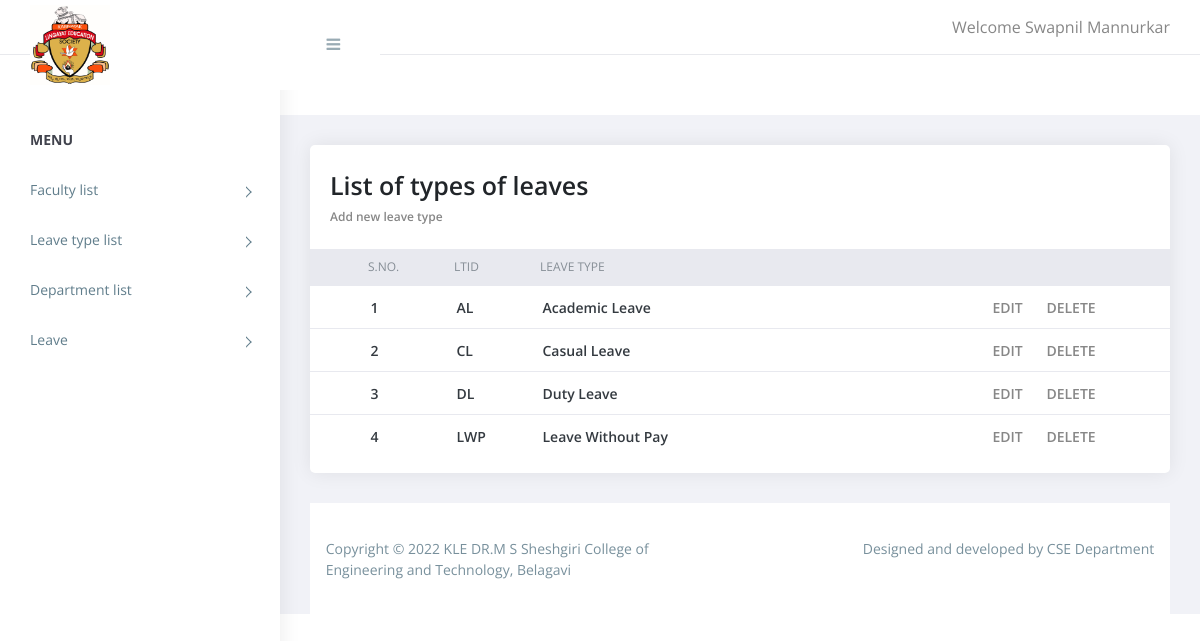
The page /Admin/leave_type.php (signed in) on the database its author committed.
### tables this page shows
CREATE TABLE `leave_type` (
  `LTID` varchar(10) NOT NULL,
  `Leave_type` varchar(100) NOT NULL
);

### Admin/leave_type.php (the view, shortened to what this page needs)
<?php
include('top.inc.php');
$res = mysqli_query($con, "select * from leave_type");
?>
<div class="content pb-0">
    <div class="orders">
        <div class="row">
            <div class="col-xl-12">
                <div class="card">
                    <div class="card-body">
                        <h4 class="box-title" style="font-size:25px;">List of types of leaves</h4>
                        <h4 class="box-title" style="font-size:12px;"><a href="add_leave_type.php">Add new leave type</a></h4>
                    </div>
                    <div class="card-body--">
                        <div class="table-stats order-table ov-h">
                            <table class="table">
                                <thead>
                                    <tr>
                                        <th width="5%"> </th>
                                        <th width="10%">S.No.</th>
                                        <th width="10%">LTID</th>
                                        <th width="50%">Leave type</th>
                                        <th width="20%"></th>
                                        <th width="5%"></th>
                                    </tr>
                                </thead>
                                <tbody>
                                    <?php
                                    $i = 1;
                                    while ($row = mysqli_fetch_assoc($res)) { ?>
                                        <tr>
                                            <td></td>
                                            <td><?php echo $i ?> </td>
                                            <td><?php echo $row['LTID'] ?></td>
                                            <td><?php echo $row['Leave_type'] ?></td>
                                            <td>
                                                <a href="add_leave_type.php?id=<?php echo $row['LTID'] ?>" style="margin-left: 20px;">EDIT</a>
                                                <a href="leave_type.php?id=<?php echo $row['LTID'] ?>&type=delete" style="margin-left:20px;">DELETE</a>
                                            </td>
                                            <td></td>
                                        </tr>
                                    <?php
                                        $i++;
                                    }
                                    ?>
                                </tbody>
                            </table>
                        </div>
                    </div>
                </div>
            </div>
        </div>
    </div>
</div>
<?php
include('footer.inc.php')
?>

### Admin/assets/css/style.css (style rules this page uses)
body { display: table; font-family: open sans, sans-serif; font-size: 16px; width: 100% }
a, button { text-decoration: none; outline: none!important; color: #878787; -webkit-transition: all .25s ease; transition: all .25s ease }
h1, h2, h3, h4, h5, h6 { margin: 0 }
.pb-0 { padding-bottom: 0 }
.ov-h { overflow: hidden }
.order-table { position: relative }
.order-table:after, .order-table:before { content: ""; position: absolute; top: 0; height: 37px; width: 10px; background: #e8e9ef }
.order-table:after { right: -1px }
.order-table:before { left: -1px }
.order-table tr th { background: #e8e9ef }
.order-table tr td:last-child, .order-table tr th:last-child { text-align: right }
.order-table tr:last-child td { border: none }
.content { float: left; padding: 1.875em; width: 100% }
.card { margin-bottom: 1.875em; border-radius: 5px; padding: 0; border: 0 solid transparent; -webkit-box-shadow: 0 0 20px rgba(0, 0, 0, .08); box-shadow: 0 0 20px rgba(0, 0, 0, .08) }
.card .box-title { font-weight: 600; font-size: 1em; padding: 5px 0 }
.card .card-body { float: left; padding: 1.25em; position: relative; width: 100% }
.card h4 { font-size: 1.1rem }
.table-stats table { font-family: open sans }
.table-stats table th, .table-stats table td { border: none; border-bottom: 1px solid #e8e9ef; color: #868e96; font-size: 12px; font-weight: 400; padding: .75em 1.25em; text-transform: uppercase }
.table-stats table td { color: #343a40; font-size: 14px; font-weight: 600; text-transform: capitalize; vertical-align: middle }
@media (max-width:1368px) { .card-body { padding: 15px } }

### rows shown on the page
leave_type: LTID "AL", Leave_type "Academic Leave"
leave_type: LTID "CL", Leave_type "Casual Leave"
leave_type: LTID "DL", Leave_type "Duty Leave"
leave_type: LTID "LWP", Leave_type "Leave Without Pay"

### other values the page prints
$_SESSION['USER_NAME'] "Swapnil Mannurkar"
